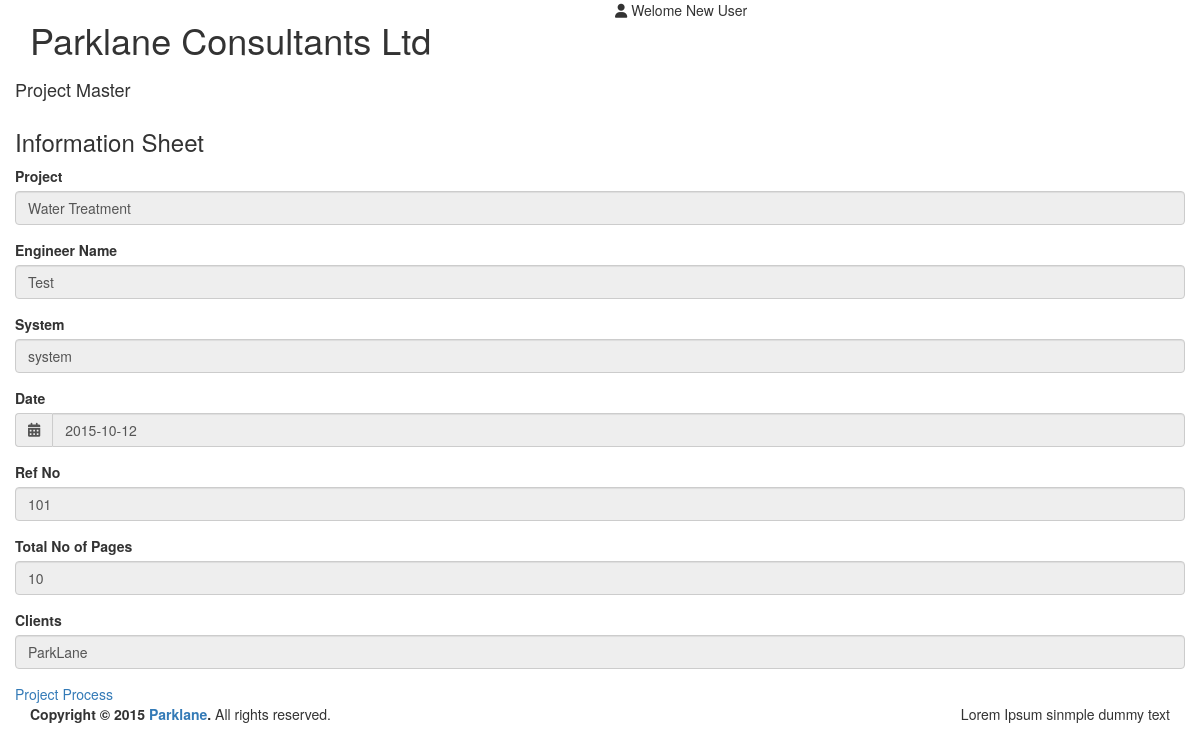
Before: / with the older database file.
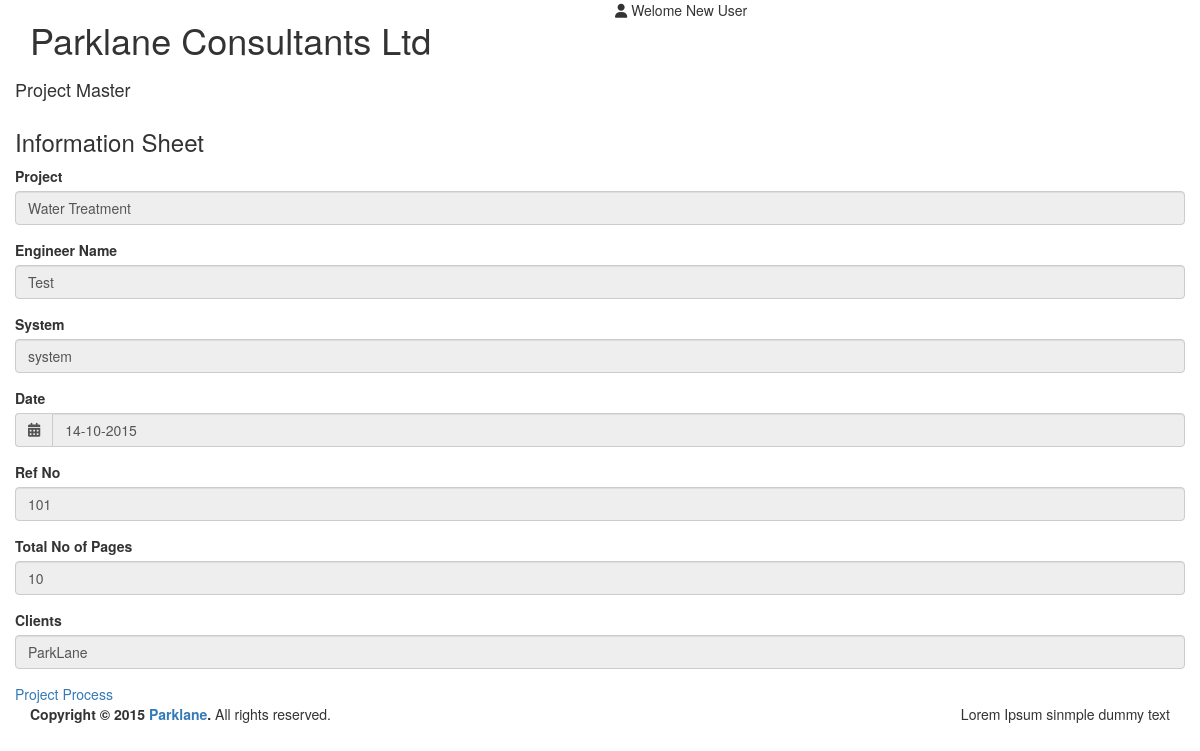
After: the same page with the newer database file.
### tables this page shows
CREATE TABLE IF NOT EXISTS `projectprocess` (
  `id` int(11) NOT NULL AUTO_INCREMENT,
  `engineername` varchar(50) NOT NULL,
  `project` varchar(255) NOT NULL,
  `system` varchar(255) NOT NULL,
  `date` varchar(50) NOT NULL,
  `refno` int(50) NOT NULL,
  `totnopages` int(50) NOT NULL,
  `client` varchar(255) NOT NULL,
  PRIMARY KEY (`id`)
);

### application/core/MY_Controller.php (called while the page is built, shortened)
<?php
class MY_Controller extends CI_Controller {
    public function viewTemplates($view, $data, $template = array()) {
        if (isset($template['header'])) {
            $this->load->view($template['header']);
        } else {
            $this->load->view('common/header');
        }
        $this->load->view($view, $data);
        if (isset($template['footer'])) {
            $this->load->view($template['footer']);
        } else {
            $this->load->view('common/footer');
        }
    }
}

### application/controllers/Projectmaster.php (called while the page is built, shortened)
<?php
class Projectmaster extends MY_Controller {
    public function index() {
        $this->form_validation->set_rules('engineername', 'Engineer name', 'required');
        $this->form_validation->set_rules('project', 'Project', 'required');
        $this->form_validation->set_rules('system', 'System', 'required');
        $this->form_validation->set_rules('startdate', 'Date', 'required|callback_startval');
        $this->form_validation->set_rules('refno', 'Ref No', 'required');
        $this->form_validation->set_rules('totpage', 'Total no of page', 'required');
        $this->form_validation->set_rules('client', 'Client', 'required');
        if ($this->form_validation->run() == True) {
            $data = array(
                'engineername' => $this->input->post('engineername'),
                'project' => $this->input->post('project'),
                'system' => $this->input->post('system'),
                'date' => $this->input->post('startdate'),
                'refno' => $this->input->post('refno'),
                'totnopages' => $this->input->post('totpage'),
                'client' => $this->input->post('client'),
            );
            $last_insert_id = $this->projectprocess->insert_project($data);
            if ($last_insert_id) {
                redirect('projectmaster');
            }
        } else {
            $result['value'] = $this->projectprocess->get_project_process();
            $this->viewTemplates('project_process_view', $result, array('left_content' => 'common/main_left_content', 'content' => 'No'));
        }
    }
}

### index.php (called while the page is built, shortened)
<?php
require_once BASEPATH.'core/CodeIgniter.php';

### application/models/Projectprocess.php (called while the page is built, shortened)
<?PHP
class Projectprocess extends CI_Model {
    public function get_project_process() {
        $sql = "SELECT * FROM projectprocess ";
        $query = $this->db->query($sql);
        return $result = $query->row_array();
    }
}
?>

### application/views/project_process_view.php (the view, shortened to what the changed rows need)
<div class="col-md-12">
    <div class="content">
        <div class="row">
            <div class="col-md-12">
                <div class="box box-warning">
                    <div class="box-body">
                        <?php
                        if (!empty($value)) {
                            $disabled = "disabled";
                        } else {
                            $disabled = "";
                        }
                        ?>
                        <form role="form" method="post" >
                            <div class="form-group">
                                <label>Project</label>
                                <input type="text" class="form-control" name="project" id="project" placeholder="Project" value="<?php echo $value['project'] ? $value['project'] : set_value('project'); ?>" required <?php echo $disabled ?>>
                            </div>
                            <div class="form-group">
                                <label >Engineer Name</label>
                                <input type="text" class="form-control" name="engineername" id="engineername" placeholder="Engineer Name" value="<?php echo $value['engineername'] ? $value['engineername'] : set_value('engineername'); ?>" required <?php echo $disabled ?> >
                            </div>
                            <div class="form-group">
                                <label>System</label>
                                <input type="text" class="form-control" name="system" id="system" placeholder="System" value="<?php echo $value['system'] ? $value['system'] : set_value('system'); ?>" required <?php echo $disabled ?>>
                            </div>
                            <div class="form-group">
                                <div class="input-group">
                                    <div class="input-group-addon">
                                        <i class="fa fa-calendar"></i>
                                    </div>
                                    <input type="text" class="form-control" id="startdate" name="startdate" value="<?php echo $value['date'] ? $value['date'] : set_value('startdate'); ?>" required <?php echo $disabled ?>/>
                                </div>
                            </div>
                            <div class="form-group">
                                <label>Ref No</label>
                                <input type="text" class="form-control" name="refno" id="refno" placeholder="Ref No" value="<?php echo $value['refno'] ? $value['refno'] : set_value('refno'); ?>" required <?php echo $disabled ?>>
                            </div>
                            <div class="form-group">
                                <label>Total No of Pages</label>
                                <input type="text" class="form-control" name="totpage" id="totpage" placeholder="Total No of Pages" value="<?php echo $value['totnopages'] ? $value['totnopages'] : set_value('totpage'); ?>" required <?php echo $disabled ?>>
                            </div>
                            <div class="form-group">
                                <label>Clients</label>
                                <input type="text" class="form-control" name="client" id="client" placeholder="Client" value="<?php echo $value['client'] ? $value['client'] : set_value('client'); ?>" required <?php echo $disabled ?>>
                            </div>
                        </form>
                    </div>
                </div>
            </div>
        </div>
    </div>
</div>

Changed rows visible on the page:
changed projectprocess "Water Treatment": startdate "2015-10-12" → "14-10-2015"
